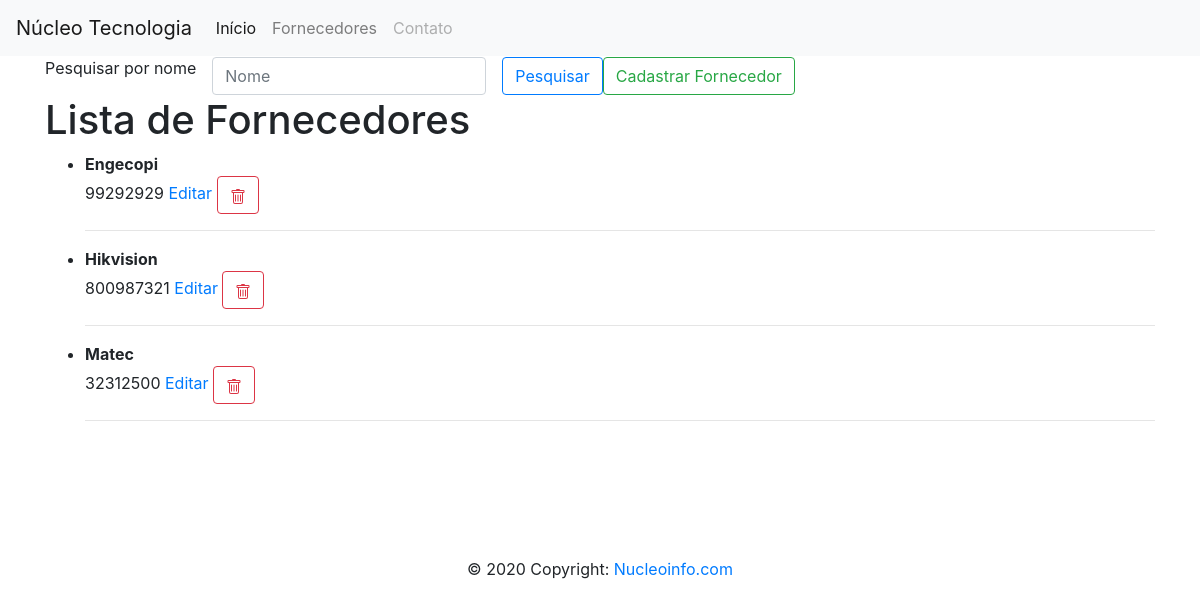
The page /listar_fornecedor on the database as committed earlier.
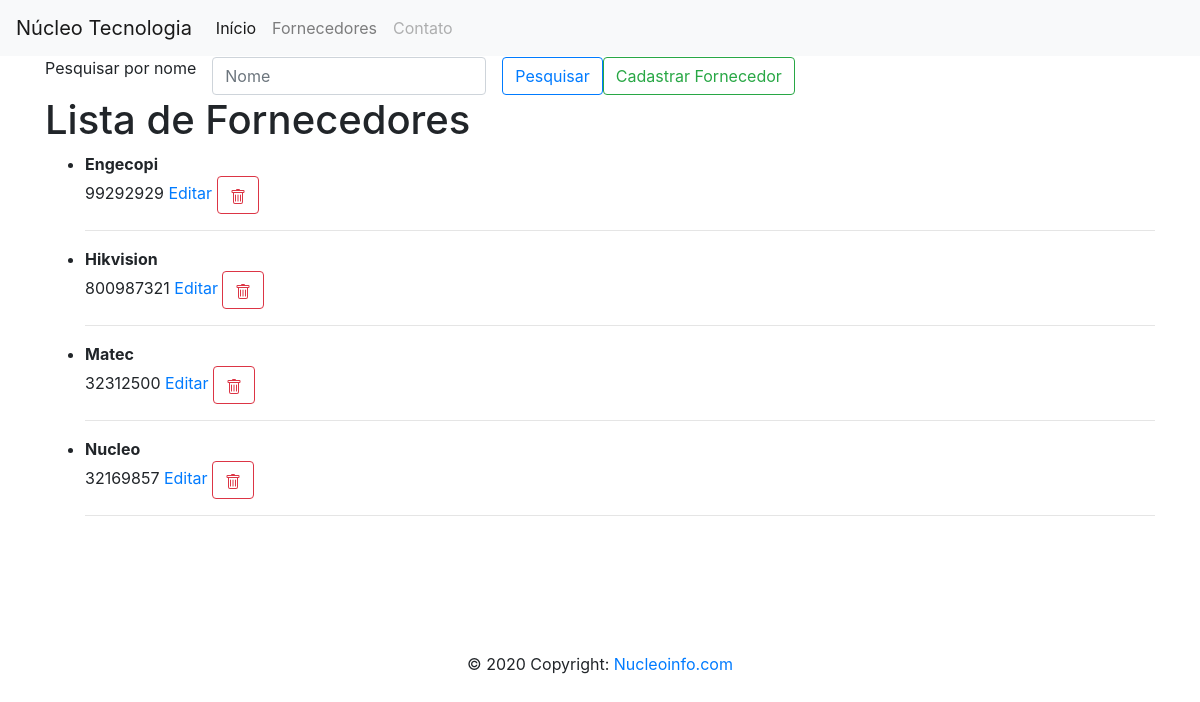
The same page on the database as committed later.
### contatos/models.py (models this page shows, shortened)
class Fornecedor(models.Model):
    razao_social = models.CharField(max_length = 50)
    telefone = models.IntegerField(blank= True, null= True)

### contatos/views.py (the view)
# urls.py: path('listar_fornecedor', listar_fornecedor, name = 'listar_fornecedor'),
def listar_fornecedor(request):
    fornecedores = Fornecedor.objects.order_by('razao_social')
    return render(request, 'lista_fornecedor.html', {'fornecedores' : fornecedores})

### templates/lista_fornecedor.html (shortened to what this page needs)
{% extends 'base.html' %}
{% block main %}
    <div class="row">
        <div class="col-12">
            <form class="form-inline">
                <div class="form-group">
                    <p class="form-control-static">Pesquisar por nome</p>
                </div>
                <div class="form-group mx-sm-3">
                    <input type="text" class="form-control" id="pesquisa" name="pesquisa" placeholder="Nome">
                </div>
                <button type="submit" class="btn btn-outline-primary">Pesquisar</button>
                <a href="{% url 'novo_fornecedor' %}" class="btn btn-outline-success">Cadastrar Fornecedor</a>
        </div>
    </div>
    <h1>Lista de Fornecedores</h1>
    <ul>
        {% for fornecedor in fornecedores %}
        <li> <b>{{ fornecedor.razao_social }} <br> </b> {{ fornecedor.telefone }}
        <a href="{% url 'atualizar_fornecedor' fornecedor.id %}" >Editar</a>
        <button onclick="confirmarDelete()" type="button" class="btn btn-outline-danger"></button></li><hr>
        {% endfor %}
    </ul>
    <br>
{% endblock %}

Rows that differ between the two databases and show on the page:
added Fornecedor: razao_social "Nucleo", telefone "32169857"
